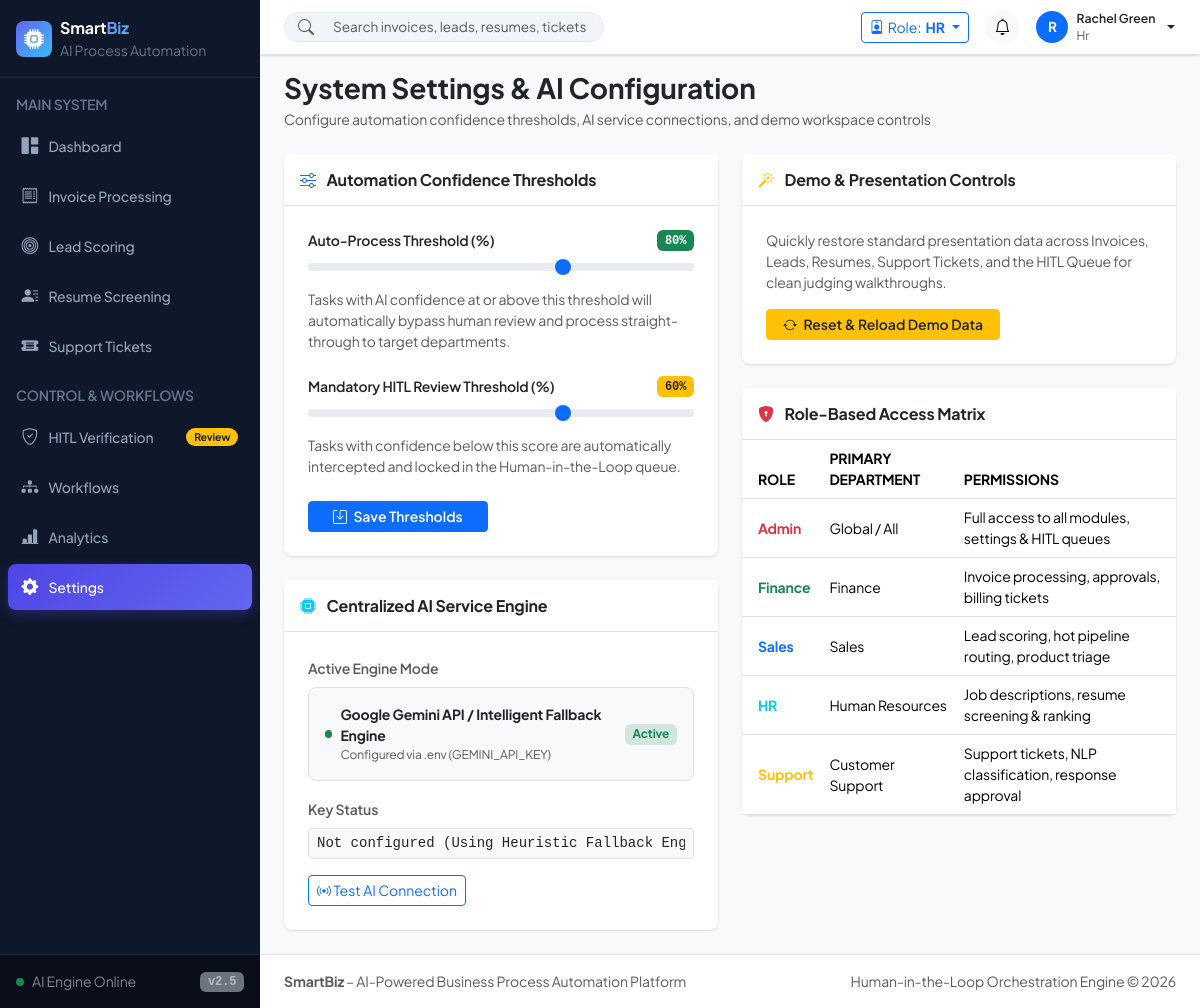
/settings (signed in), run on the app's committed database.
### models/models.py (models this page shows)
class SystemSetting(db.Model):
    __tablename__ = 'system_settings'
    id = db.Column(db.Integer, primary_key=True)
    key = db.Column(db.String(100), unique=True, nullable=False)
    value = db.Column(db.String(255), nullable=False)
    description = db.Column(db.String(255), nullable=True)
    updated_at = db.Column(db.DateTime, default=utc_now, onupdate=utc_now)

### routes/settings.py (the view)
@settings_bp.route('/settings')
@login_required
def index():
    auto_thresh = SystemSetting.query.filter_by(key='AUTO_PROCESS_THRESHOLD').first()
    review_thresh = SystemSetting.query.filter_by(key='HITL_REVIEW_THRESHOLD').first()
    settings_dict = {
        'auto_thresh': auto_thresh.value if auto_thresh else '80',
        'review_thresh': review_thresh.value if review_thresh else '60',
        'gemini_configured': bool(os.getenv("GEMINI_API_KEY") or ai_service.api_key),
        'api_key_masked': f"{ai_service.api_key[:4]}...{ai_service.api_key[-4:]}" if ai_service.api_key and len(ai_service.api_key) > 8 else "Not configured (Using Heuristic Fallback Engine)"
    }
    return render_template('settings.html', settings=settings_dict)

### utils/helpers.py (called while the page is built)
def login_required(f):
    @wraps(f)
    def decorated_function(*args, **kwargs):
        if 'user_id' not in session:
            if request.path.startswith('/api/'):
                return jsonify({'success': False, 'error': 'Authentication required'}), 401
            flash('Please log in to access this page.', 'warning')
            return redirect(url_for('auth.login', next=request.url))
        return f(*args, **kwargs)
    return decorated_function

### templates/settings.html (shortened to what this page needs)
{% extends "base.html" %}
{% block content %}
<div class="d-flex flex-column flex-md-row align-items-md-center justify-content-between gap-3 mb-4">
    <div>
        <h3 class="fw-bold text-dark mb-1">System Settings & AI Configuration</h3>
        <p class="text-muted small mb-0">Configure automation confidence thresholds, AI service connections, and demo workspace controls</p>
    </div>
</div>
<div class="row g-4">
    <div class="col-12 col-lg-6">
        <div class="card border-0 shadow-xs rounded-3 mb-4">
            <div class="card-header bg-white border-bottom py-3">
                <h6 class="fw-bold text-dark mb-0"><i class="bi bi-sliders text-primary me-2"></i> Automation Confidence Thresholds</h6>
            </div>
            <div class="card-body p-4">
                <form action="{{ url_for('settings.update_thresholds') }}" method="POST">
                    <div class="mb-4">
                        <div class="d-flex justify-content-between align-items-center mb-1">
                            <label class="form-label small fw-semibold text-dark mb-0">Auto-Process Threshold (%)</label>
                            <span class="badge bg-success fw-bold font-monospace" id="autoThreshVal">{{ settings.auto_thresh }}%</span>
                        </div>
                        <input type="range" class="form-range" name="auto_process_threshold" min="50" max="95" step="1" value="{{ settings.auto_thresh }}" oninput="document.getElementById('autoThreshVal').innerText = this.value + '%'">
                        <div class="form-text small text-muted">
                            Tasks with AI confidence at or above this threshold will automatically bypass human review and process straight-through to target departments.
                        </div>
                    </div>
                    <div class="mb-4">
                        <div class="d-flex justify-content-between align-items-center mb-1">
                            <label class="form-label small fw-semibold text-dark mb-0">Mandatory HITL Review Threshold (%)</label>
                            <span class="badge bg-warning text-dark fw-bold font-monospace" id="reviewThreshVal">{{ settings.review_thresh }}%</span>
                        </div>
                        <input type="range" class="form-range" name="hitl_review_threshold" min="30" max="75" step="1" value="{{ settings.review_thresh }}" oninput="document.getElementById('reviewThreshVal').innerText = this.value + '%'">
                        <div class="form-text small text-muted">
                            Tasks with confidence below this score are automatically intercepted and locked in the Human-in-the-Loop queue.
                        </div>
                    </div>
                    <button type="submit" class="btn btn-primary btn-sm px-4 fw-semibold">
                        <i class="bi bi-save me-1"></i> Save Thresholds
                    </button>
                </form>
            </div>
        </div>
        <div class="card border-0 shadow-xs rounded-3">
            <div class="card-header bg-white border-bottom py-3">
                <h6 class="fw-bold text-dark mb-0"><i class="bi bi-cpu-fill text-info me-2"></i> Centralized AI Service Engine</h6>
            </div>
            <div class="card-body p-4">
                <div class="mb-3">
                    <label class="form-label small fw-semibold text-muted">Active Engine Mode</label>
                    <div class="p-3 bg-light rounded-3 border d-flex align-items-center justify-content-between">
                        <div class="d-flex align-items-center gap-2">
                            <span class="status-indicator-dot bg-success animate-pulse"></span>
                            <div>
                                <div class="fw-bold text-dark small">Google Gemini API / Intelligent Fallback Engine</div>
                                <div class="text-muted" style="font-size: 0.75rem;">Configured via .env (GEMINI_API_KEY)</div>
                            </div>
                        </div>
                        <span class="badge bg-success-subtle text-success">Active</span>
                    </div>
                </div>
                <div class="mb-3">
                    <label class="form-label small fw-semibold text-muted">Key Status</label>
                    <input type="text" class="form-control form-control-sm font-monospace bg-light" value="{{ settings.api_key_masked }}" readonly>
                </div>
                <div class="d-flex align-items-center gap-2">
                    <button type="button" class="btn btn-outline-primary btn-sm" id="testAiBtn" onclick="testAIConnection()">
                        <i class="bi bi-broadcast"></i> Test AI Connection
                    </button>
                </div>
            </div>
        </div>
    </div>
    <div class="col-12 col-lg-6">
        <div class="card border-0 shadow-xs rounded-3 mb-4">
            <div class="card-header bg-white border-bottom py-3">
                <h6 class="fw-bold text-dark mb-0"><i class="bi bi-magic text-warning me-2"></i> Demo & Presentation Controls</h6>
            </div>
            <div class="card-body p-4">
                <p class="small text-muted mb-3">
                    Quickly restore standard presentation data across Invoices, Leads, Resumes, Support Tickets, and the HITL Queue for clean judging walkthroughs.
                </p>
                <form action="{{ url_for('dashboard.load_demo_data') }}" method="POST">
                    <button type="submit" class="btn btn-warning btn-sm text-dark fw-semibold px-3">
                        <i class="bi bi-arrow-repeat me-1"></i> Reset & Reload Demo Data
                    </button>
                </form>
            </div>
        </div>
        <div class="card border-0 shadow-xs rounded-3">
            <div class="card-header bg-white border-bottom py-3">
                <h6 class="fw-bold text-dark mb-0"><i class="bi bi-shield-lock-fill text-danger me-2"></i> Role-Based Access Matrix</h6>
            </div>
            <div class="card-body p-0">
                <div class="table-responsive">
                    <table class="table table-hover align-middle mb-0 small">
                        <thead class="bg-light text-muted text-uppercase">
                            <tr>
                                <th class="ps-3">Role</th>
                                <th>Primary Department</th>
                                <th>Permissions</th>
                            </tr>
                        </thead>
                        <tbody class="divide-y">
                            <tr>
                                <td class="ps-3 fw-bold text-danger">Admin</td>
                                <td>Global / All</td>
                                <td>Full access to all modules, settings & HITL queues</td>
                            </tr>
                            <tr>
                                <td class="ps-3 fw-bold text-success">Finance</td>
                                <td>Finance</td>
                                <td>Invoice processing, approvals, billing tickets</td>
                            </tr>
                            <tr>
                                <td class="ps-3 fw-bold text-primary">Sales</td>
                                <td>Sales</td>
                                <td>Lead scoring, hot pipeline routing, product triage</td>
                            </tr>
                            <tr>
                                <td class="ps-3 fw-bold text-info">HR</td>
                                <td>Human Resources</td>
                                <td>Job descriptions, resume screening & ranking</td>
                            </tr>
                            <tr>
                                <td class="ps-3 fw-bold text-warning">Support</td>
                                <td>Customer Support</td>
                                <td>Support tickets, NLP classification, response approval</td>
                            </tr>
                        </tbody>
                    </table>
                </div>
            </div>
        </div>
    </div>
</div>
{% endblock %}

### static/css/style.css (style rules this page uses)
:root { --primary: #4f46e5; --primary-hover: #4338ca; --primary-light: #e0e7ff; --sidebar-bg: #0f172a; --sidebar-hover: #1e293b; --sidebar-text: #94a3b8; --sidebar-active: #38bdf8; --card-shadow: 0 1px 3px 0 rgb(0 0 0 / 0.1), 0 1px 2px -1px rgb(0 0 0 / 0.1); --card-shadow-hover: 0 4px 6px -1px rgb(0 0 0 / 0.1), 0 2px 4px -2px rgb(0 0 0 / 0.1); }
body { font-family: 'Plus Jakarta Sans', -apple-system, BlinkMacSystemFont, 'Segoe UI', Roboto, sans-serif; color: #1e293b; background-color: #f8fafc; letter-spacing: -0.01em; }
.shadow-xs { box-shadow: var(--card-shadow); }
.card { transition: transform 0.15s ease, box-shadow 0.15s ease; }
.animate-pulse { animation: pulse 2s cubic-bezier(0.4, 0, 0.6, 1) infinite; }
.status-indicator-dot { width: 8px; height: 8px; border-radius: 50%; display: inline-block; }

### data on the page
SystemSetting: auto_thresh "80", auto_process_threshold "80"
SystemSetting: review_thresh "60", hitl_review_threshold "60"

### other printed values
{{ session.get('role', 'admin') }} "HR"
{{ session.get('user_name', 'A')[0] }} "R"
{{ session.get('user_name', 'Alex Morgan') }} "Rachel Green"
{{ session.get('role', 'admin') }} "Hr"
